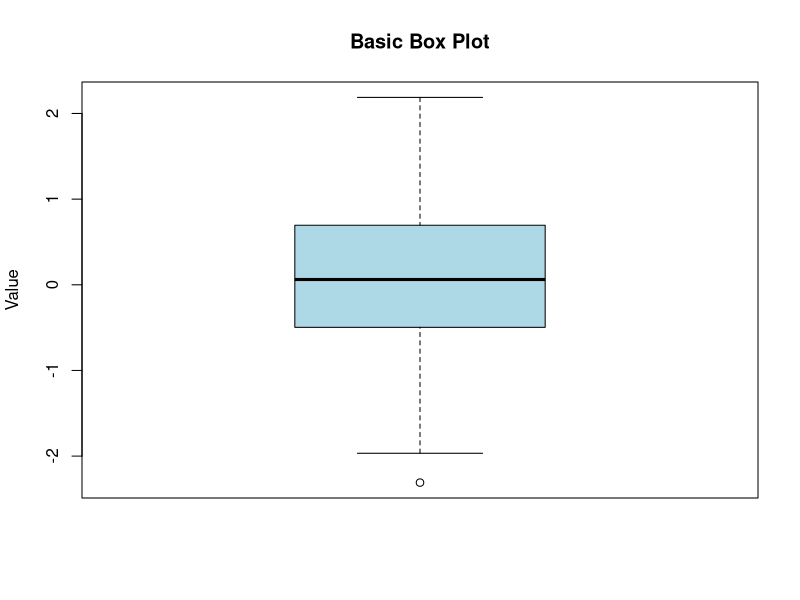
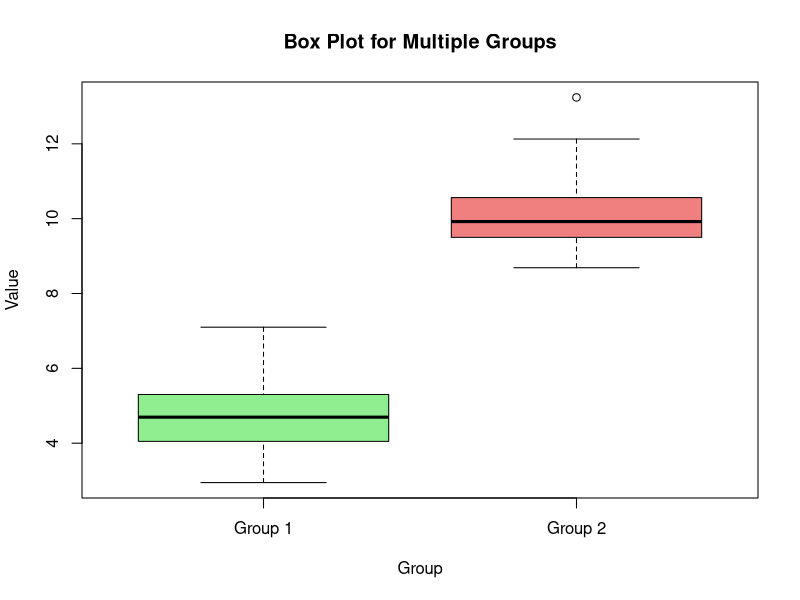
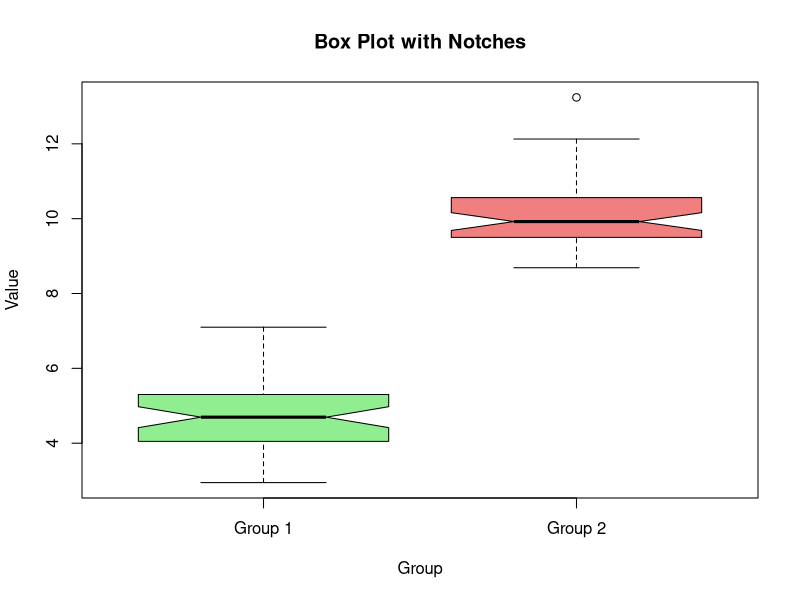
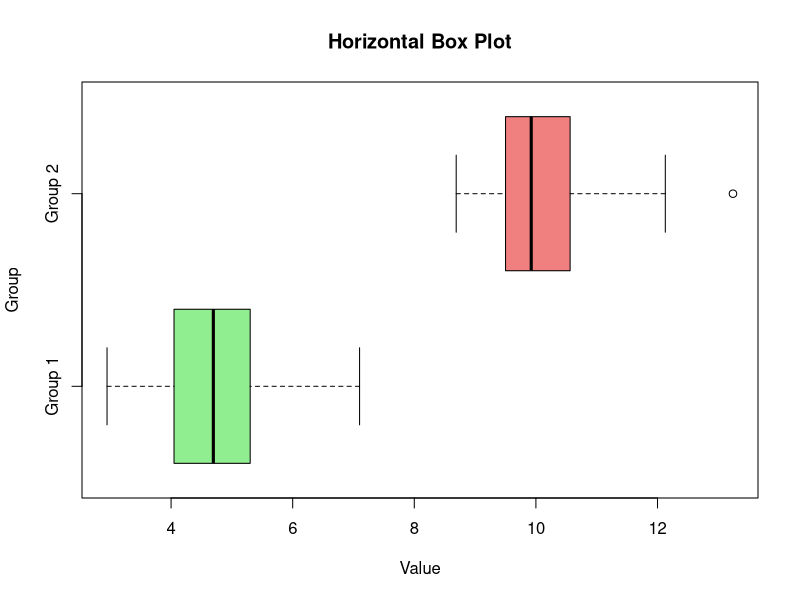
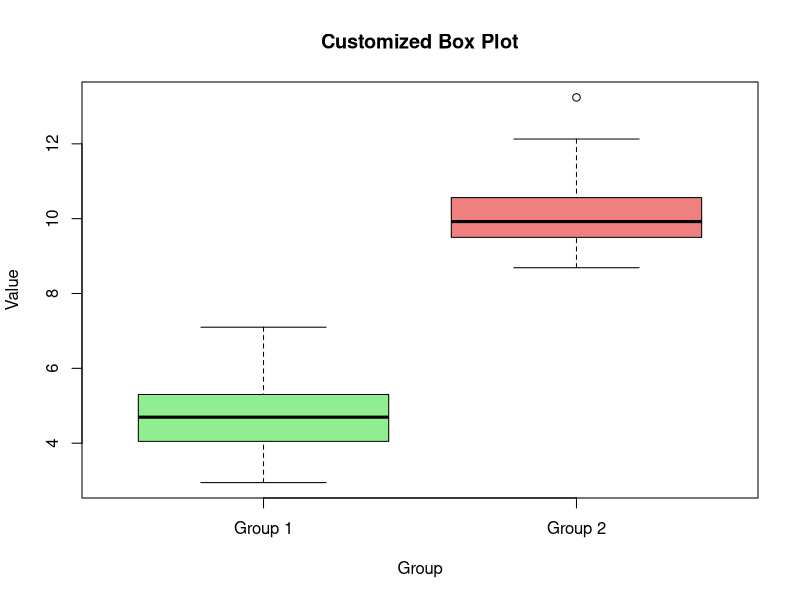
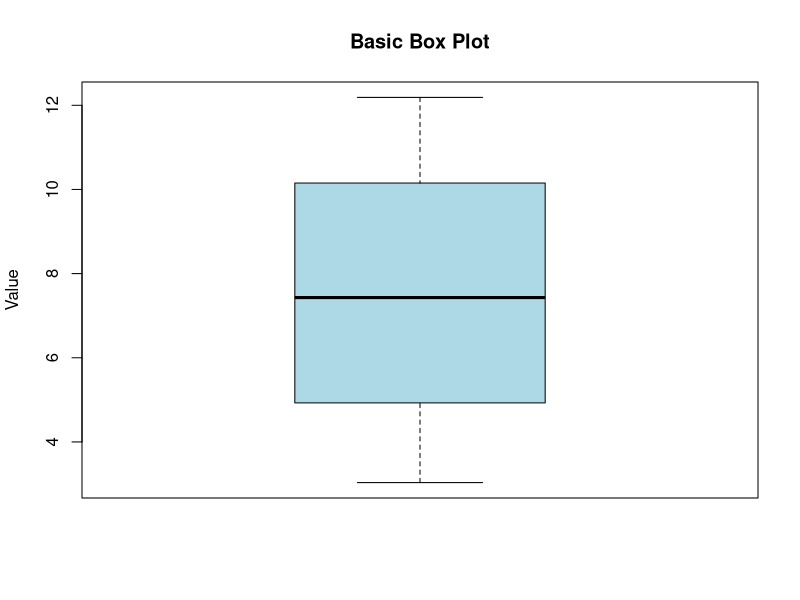
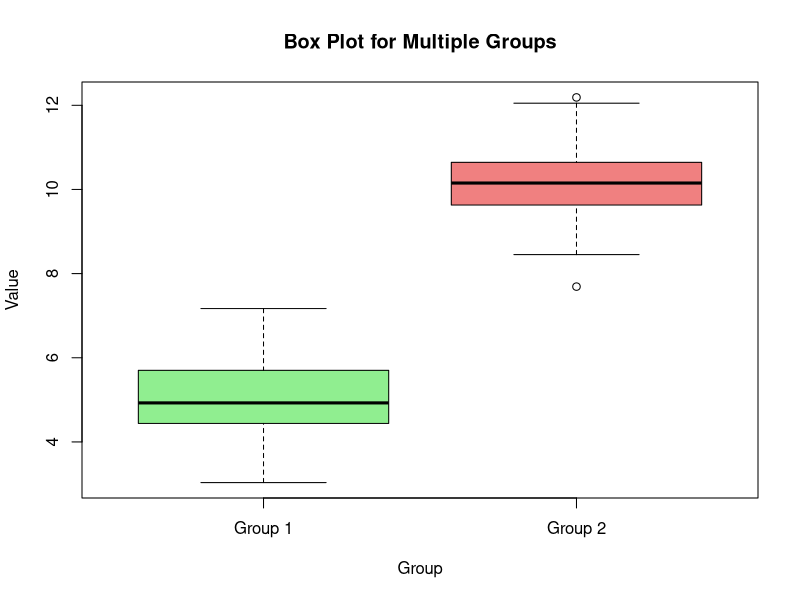
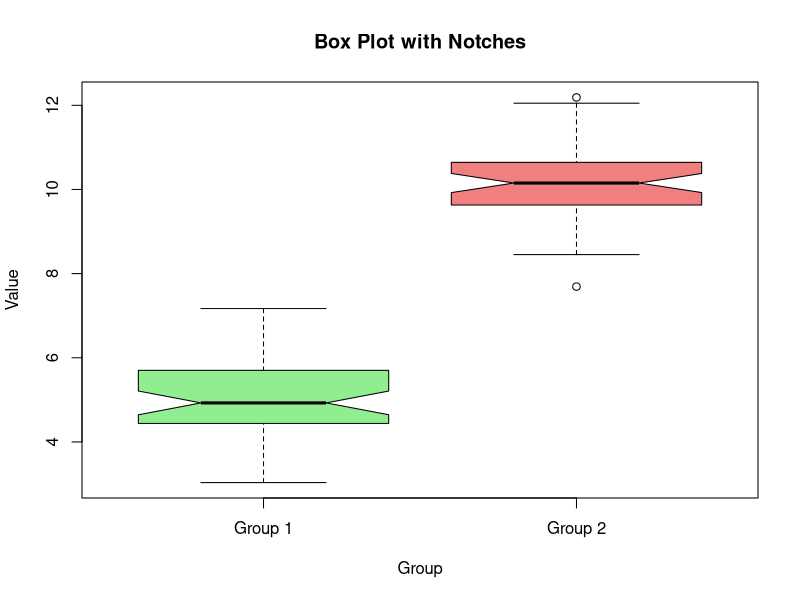

Generate these figures, in order, with R:
## ---- chunk 1

# Creating sample data

set.seed(123)

data <- rnorm(100)



# Creating a basic box plot

boxplot(data, main = "Basic Box Plot", ylab = "Value", col = "lightblue")

## ---- chunk 2

# Creating sample data for multiple groups

data <- data.frame(

  value = c(rnorm(50, mean = 5), rnorm(50, mean = 10)),

  group = rep(c("Group 1", "Group 2"), each = 50)

)



# Creating a box plot for multiple groups

boxplot(value ~ group, data = data, main = "Box Plot for Multiple Groups", xlab = "Group", ylab = "Value", col = c("lightgreen", "lightcoral"))

## ---- chunk 3

# Creating a box plot with notches

boxplot(value ~ group, data = data, main = "Box Plot with Notches", xlab = "Group", ylab = "Value", col = c("lightgreen", "lightcoral"), notch = TRUE)

## ---- chunk 4

# Creating a horizontal box plot

boxplot(value ~ group, data = data, main = "Horizontal Box Plot", xlab = "Value", ylab = "Group", col = c("lightgreen", "lightcoral"), horizontal = TRUE)

## ---- chunk 5

# Creating a customized box plot with titles, labels, and colors

boxplot(value ~ group, data = data, main = "Customized Box Plot", xlab = "Group", ylab = "Value", col = c("lightgreen", "lightcoral"))

## ---- chunk 6

# Creating sample data

set.seed(123)

data <- data.frame(

  value = c(rnorm(50, mean = 5), rnorm(50, mean = 10)),

  group = rep(c("Group 1", "Group 2"), each = 50)

)



# Basic box plot

boxplot(data$value, main = "Basic Box Plot", ylab = "Value", col = "lightblue")



# Box plot for multiple groups

boxplot(value ~ group, data = data, main = "Box Plot for Multiple Groups", xlab = "Group", ylab = "Value", col = c("lightgreen", "lightcoral"))



# Box plot with notches

boxplot(value ~ group, data = data, main = "Box Plot with Notches", xlab = "Group", ylab = "Value", col = c("lightgreen", "lightcoral"), notch = TRUE)



# Horizontal box plot

boxplot(value ~ group, data = data, main = "Horizontal Box Plot", xlab = "Value", ylab = "Group", col = c("lightgreen", "lightcoral"), horizontal = TRUE)



# Customized box plot

boxplot(value ~ group, data = data, main = "Customized Box Plot", xlab = "Group", ylab = "Value", col = c("lightgreen", "lightcoral"))

